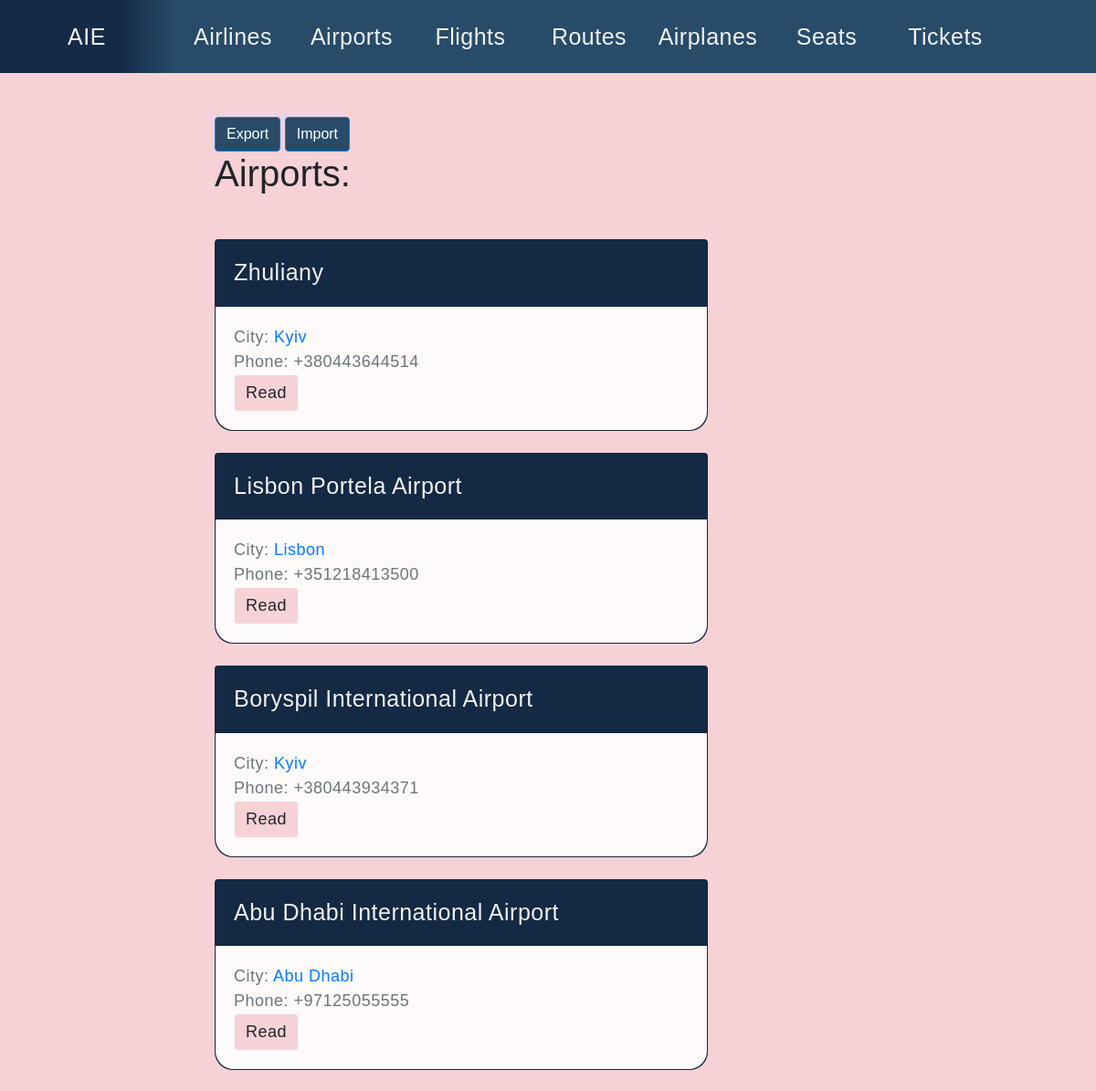
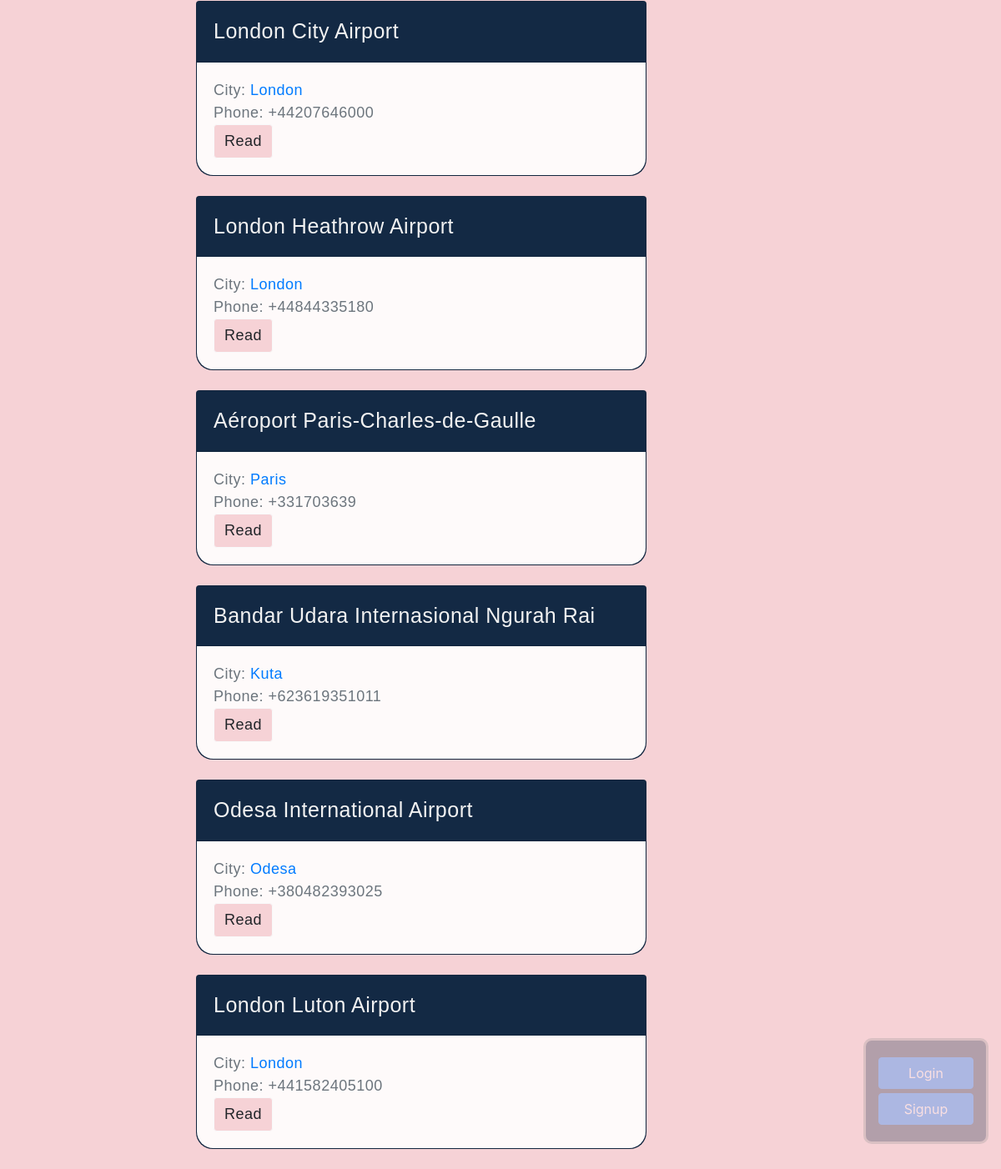
The page /airtickets/airports/ on the database its author committed (2 pictures, top to bottom).
### airtickets/models.py (models this page shows, shortened)
class Airport(models.Model):
    name = models.CharField(max_length=100, db_index=True, unique=True)
    city = models.ForeignKey(City, on_delete=models.CASCADE, related_name='airports')
    address = models.CharField(max_length=100, unique=True)
    phone = models.CharField(max_length=15, unique=True)
    slug = models.SlugField(max_length=50, unique=True, blank=True)
    def get_absolute_url(self):
        return reverse('airport_detail_url', kwargs={'slug': self.slug})

class City(models.Model):
    name = models.CharField(max_length=50, db_index=True, unique=True)
    slug = models.CharField(max_length=50, unique=True, blank=True)
    country = models.ForeignKey(Country, on_delete=models.CASCADE, related_name='cities')
    def get_absolute_url(self):
        return reverse('city_detail_url', kwargs={'slug': self.slug})

### airtickets/views.py (the view)
# urls.py: path('airports/', airports_list, name='airports_list_url'),
def airports_list(request):
    airports = Airport.objects.all()
    return render(request, 'airtickets/airports_list.html', context={'airports': airports})

### airtickets/templates/airtickets/airports_list.html (shortened to what this page needs)
{% extends 'airtickets/base_airtickets.html' %}
{% block content %}
    <a href="{% url 'export_airports_url' %}" class="btn btn-primary" style="background: #274b69"> Export </a>
    <a href="{% url 'import_airports_url' %}" class="btn btn-primary" style="background: #274b69"> Import </a>
    <h1 class="mb-5">Airports:</h1>
    {% for airport in airports %}
        {% include 'airtickets/includes/airport_card_template.html' %}
    {% endfor %}
{% endblock %}

### airtickets/templates/airtickets/includes/airport_card_template.html
<div class="card mb-4"
     style="background: #142b47;
            font-size: 18px;
            color: #f2f2f2;
            font-family: sans-serif;
            letter-spacing:0.5px;
            border-bottom-left-radius: 20px;
            border-bottom-right-radius: 20px;">
    <div class="card-header">
        <p style="font-size: 25px;"> {{ airport.name }} </p>
    </div>
    <div class="card-body"
         style="background: #fefafa;
                border-bottom-left-radius: 20px;
                border-bottom-right-radius: 20px;">
        <div class="text-muted">
            City: <a href="{{ airport.city.get_absolute_url }}">{{ airport.city.name }}</a>
        </div>
        <div class="text-muted">
            Phone: {{ airport.phone }}
        </div>
        <a href="{{ airport.get_absolute_url }}"
           class="btn btn-light"
           style="font-size: 18px;
                  background: #f6d2d6;
                  font-family: sans-serif;
                  letter-spacing:0.5px;">Read</a>
    </div>
</div>

### static/css/styles.css (style rules this page uses)
body { background-image: url(/static/images/back.jpg) }

### templates/base.html (style rules this page uses)
.admin-panel a,p { display: block; margin: 5px 0; }
body { background: #f6d2d6 url(/static/images/bg_palitra.png) no-repeat; background-attachment:fixed; background-size: contain; background-position:190px; }

### rows shown on the page
Airport: name "Zhuliany", city.name "Kyiv", phone "+380443644514"
Airport: name "Lisbon Portela Airport", city.name "Lisbon", phone "+351218413500"
Airport: name "Boryspil International Airport", city.name "Kyiv", phone "+380443934371"
Airport: name "Abu Dhabi International Airport", city.name "Abu Dhabi", phone "+97125055555"
Airport: name "London City Airport", city.name "London", phone "+44207646000"
Airport: name "London Heathrow Airport", city.name "London", phone "+44844335180"
Airport: name "Aéroport Paris-Charles-de-Gaulle", city.name "Paris", phone "+331703639"
Airport: name "Bandar Udara Internasional Ngurah Rai", city.name "Kuta", phone "+623619351011"
Airport: name "Odesa International Airport", city.name "Odesa", phone "+380482393025"
Airport: name "London Luton Airport", city.name "London", phone "+441582405100"
